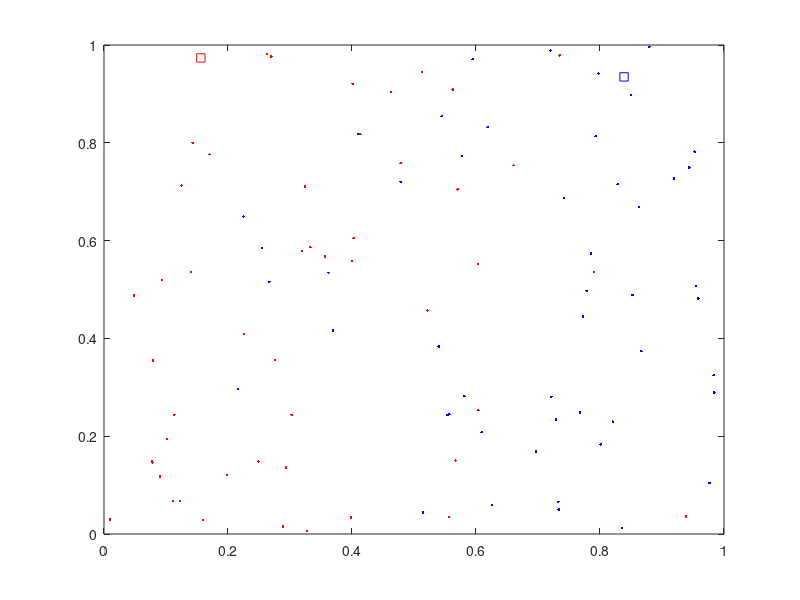

MATLAB code to generate this figure:
edit lab01

load lvqdata.mat



% N: dimensions of input vector: 100x2 
% P: number of examples: 100
% K: number of prototypes 
K = 2;
% l: learning rate 
n = 0.002; 



firstClass = lvqdata(1:50,1:2);
secondClass = lvqdata(51:100,1:2);

prototypeOne = firstClass(1,:);
prototypeTwo = secondClass(1,:);

plot(firstClass(2:50,1), firstClass(2:50,2), 'r.') 
hold on 
plot(secondClass(2:50,1), secondClass(2:50,2), 'b.')
hold on 
plot(prototypeOne(1,1), prototypeOne(1,2), 'rs')
hold on
plot(prototypeTwo(1,1), prototypeTwo(1,2), 'bs')
hold off




